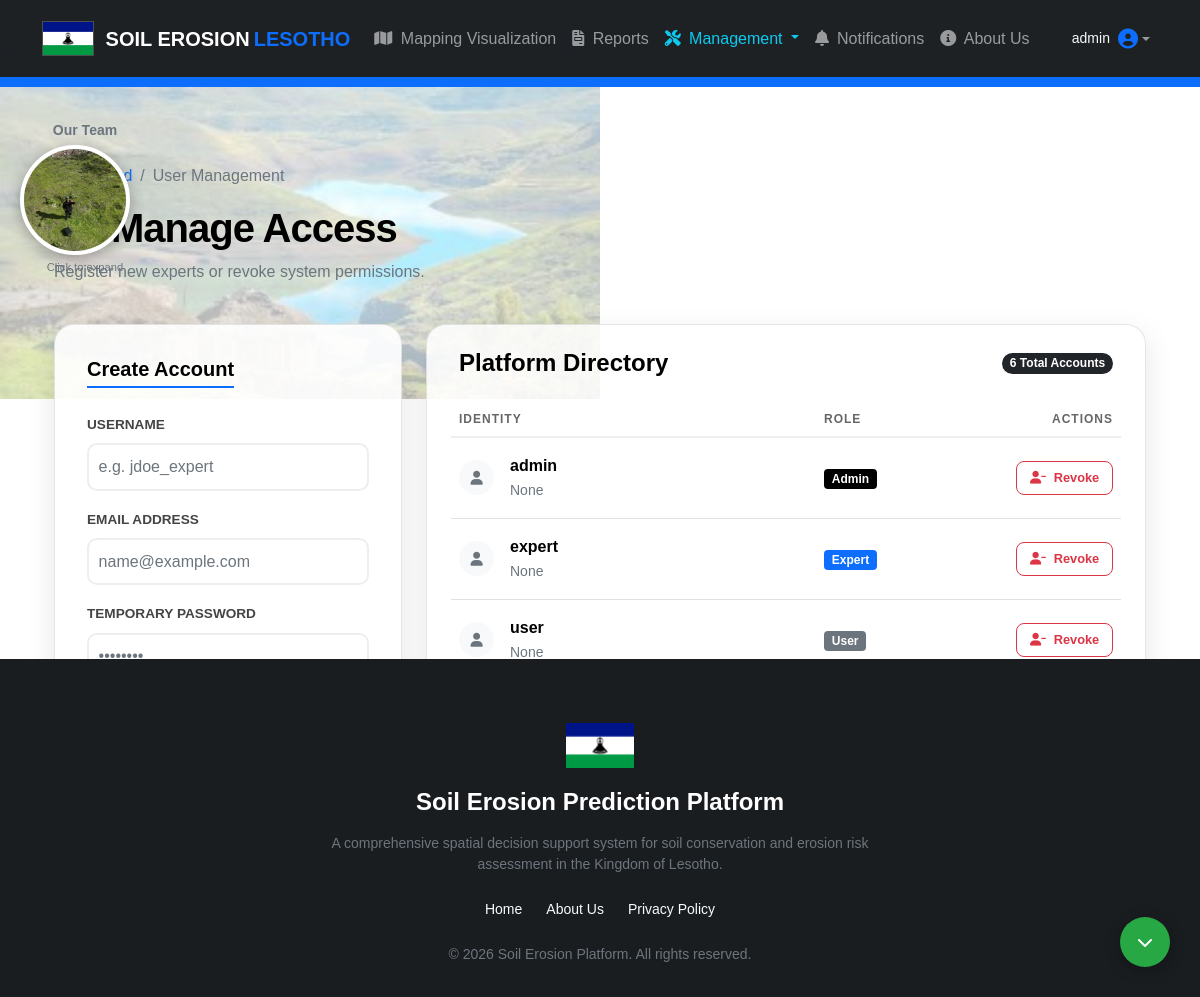
The app's page /manage_users (signed in) with its own data.
### app.py (models this page shows)
class User(db.Model):
    id = db.Column(db.Integer, primary_key=True)
    username = db.Column(db.String(80), unique=True, nullable=False)
    email = db.Column(db.String(120), unique=True, nullable=False) # New Column
    password = db.Column(db.String(200), nullable=False)
    role = db.Column(db.String(20), nullable=False, default='user')

### app.py (the view, shortened to what this page needs)
@app.route('/manage_users', methods=['GET', 'POST'])
def manage_users():
    logged_in = session.get('logged_in', False)
    username = session.get('username', None)
    role = session.get('role', None)
    if session.get('role') != 'admin':
        flash('Unauthorized access!', 'danger')
        return redirect(url_for('dashboard')) # or home
    users = User.query.all()
    return render_template('manage_users.html', logged_in=logged_in, username=username, role=role, users=users)

### app.py (called while the page is built)
@app.context_processor
def inject_notif_count():
    if session.get('logged_in'):
        role = session.get('role')
        user_id = session.get('user_id')
        count = Notification.query.filter(
            ((Notification.recipient_role == role) | (Notification.sender_id == user_id)),
            (Notification.is_read == False)
        ).count()
        return dict(unread_count=count)
    return dict(unread_count=0)

### templates/manage_users.html (shortened to what this page needs)
{% extends "base.html" %}
{% block content %}
<div class="container py-4 user-mgmt-container">
    <div class="header-section fade-in">
        <nav aria-label="breadcrumb">
            <ol class="breadcrumb">
                <li class="breadcrumb-item"><a href="/" class="text-decoration-none">Dashboard</a></li>
                <li class="breadcrumb-item active">User Management</li>
            </ol>
        </nav>
        <h1>Manage Access</h1>
        <p class="text-muted">Register new experts or revoke system permissions.</p>
    </div>
    <div class="row g-4">
        <div class="col-lg-4 fade-in" style="animation-delay: 0.1s;">
            <div class="action-card">
                <h3>Create Account</h3>
                <form method="POST">
                    <div class="mb-3">
                        <label for="username" class="form-label">Username</label>
                        <input type="text" name="username" class="form-control" placeholder="e.g. jdoe_expert" required>
                    </div>
                    <div class="mb-3">
                        <label for="email" class="form-label">Email Address</label>
                        <input type="email" name="email" class="form-control" placeholder="name@example.com" required>
                    </div>
                    <div class="mb-3">
                        <label for="password" class="form-label">Temporary Password</label>
                        <input type="password" name="password" class="form-control" placeholder="••••••••" required>
                    </div>
                    <div class="mb-4">
                        <label for="role" class="form-label">Access Level</label>
                    </div>
                    <button type="submit" name="action" value="add" class="btn btn-add text-white">
                    </button>
                </form>
            </div>
        </div>
        <div class="col-lg-8 fade-in" style="animation-delay: 0.2s;">
            <div class="user-table-container">
                <div class="d-flex justify-content-between align-items-center mb-4 px-2">
                    <h4 class="mb-0 fw-bold">Platform Directory</h4>
                    <span class="badge bg-dark rounded-pill">{{ users|length }} Total Accounts</span>
                </div>
                <div class="table-responsive">
                    <table class="table table-hover">
                        <thead>
                            <tr>
                                <th>Identity</th>
                                <th>Role</th>
                                <th class="text-end">Actions</th>
                            </tr>
                        </thead>
                        <tbody>
                            {% for user in users %}
                            <tr>
                                <td>
                                    <div class="d-flex align-items-center">
                                        <div class="avatar-sm me-3 bg-light rounded-circle d-flex align-items-center justify-content-center" style="width: 35px; height: 35px;">
                                            <i class="fas fa-user text-muted small"></i>
                                        </div>
                                        <div>
                                            <span class="fw-bold d-block">{{ user.username }}</span>
                                            <small class="text-muted">{{ user.email }}</small>
                                        </div>
                                    </div>
                                </td>
                                <td>
                                    {% if user.role == 'admin' %}
                                        <span class="badge badge-admin">Admin</span>
                                    {% elif user.role == 'expert' %}
                                        <span class="badge badge-expert">Expert</span>
                                    {% else %}
                                        <span class="badge badge-user">User</span>
                                    {% endif %}
                                </td>
                                <td class="text-end">
                                    <form method="POST" class="d-inline" onsubmit="return confirm('Revoke access for this user?');">
                                        <button type="submit" name="action" value="delete" class="btn btn-outline-danger btn-delete">
                                            <i class="fas fa-user-minus me-1"></i> Revoke
                                        </button>
                                    </form>
                                </td>
                            </tr>
                            {% endfor %}
                        </tbody>
                    </table>
                </div>
            </div>
        </div>
    </div>
</div>
{% endblock %}

### static/style.css (style rules this page uses)
body { font-family: Arial, sans-serif; }

### templates/manage_users.html (style rules this page uses)
.user-mgmt-container { color: #000000 !important; }
.header-section { margin-bottom: 2.5rem; }
.header-section h1 { font-weight: 800; letter-spacing: -1px; color: #000; }
.action-card { background: rgba(255, 255, 255, 0.9); backdrop-filter: blur(15px); border: 1px solid rgba(0, 0, 0, 0.1); border-radius: 20px; padding: 2rem; box-shadow: 0 10px 30px rgba(0, 0, 0, 0.1); position: sticky; top: 120px; }
.action-card h3 { font-weight: 700; font-size: 1.25rem; margin-bottom: 1.5rem; border-bottom: 2px solid var(--primary-color); display: inline-block; padding-bottom: 5px; }
.user-table-container { background: rgba(255, 255, 255, 0.85); border-radius: 20px; padding: 1.5rem; border: 1px solid rgba(0, 0, 0, 0.1); box-shadow: 0 10px 30px rgba(0, 0, 0, 0.1); }
.table { color: #000 !important; margin-bottom: 0; }
.table thead th { border-top: none; text-transform: uppercase; font-size: 0.75rem; letter-spacing: 1px; color: #666; border-bottom: 2px solid #eee; }
.table tbody td { vertical-align: middle; padding: 1rem 0.5rem; font-weight: 500; }
.form-label { font-weight: 700; font-size: 0.85rem; text-transform: uppercase; color: #444; }
.form-control, .form-select { border-radius: 10px; border: 2px solid #eee; padding: 0.6rem; color: #000 !important; font-weight: 500; }
.badge-admin { background: #000; color: #fff; }
.badge-expert { background: var(--primary-color); color: #fff; }
.badge-user { background: #6c757d; color: #fff; }
.btn-add { width: 100%; border-radius: 10px; font-weight: 700; padding: 0.7rem; background: #000; border: none; transition: 0.3s; }
.btn-delete { border-radius: 8px; padding: 0.4rem 0.8rem; font-size: 0.8rem; font-weight: 600; transition: 0.3s; }
.fade-in { animation: fadeIn 0.5s ease-in-out forwards; }

### records on screen
User: username "admin", email "None", role "Admin"
User: username "expert", email "None", role "Expert"
User: username "user", email "None", role "User"

### other values on screen
{{ username }} "admin"
{{ users|length }} "6"
